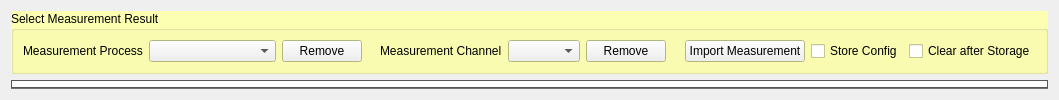
        <widget class="QWidget" name="tab_evalmeas">
         <attribute name="title">
          <string>Evaluation of Measurement</string>
         </attribute>
         <layout class="QGridLayout" name="gridLayout_2">
          <item row="0" column="0">
           <widget class="QGroupBox" name="groupBox_mresults">
            <property name="palette">
             <palette>
              <active>
               <colorrole role="Base">
                <brush brushstyle="SolidPattern">
                 <color alpha="255">
                  <red>255</red>
                  <green>255</green>
                  <blue>255</blue>
                 </color>
                </brush>
               </colorrole>
               <colorrole role="Window">
                <brush brushstyle="SolidPattern">
                 <color alpha="255">
                  <red>252</red>
                  <green>255</green>
                  <blue>178</blue>
                 </color>
                </brush>
               </colorrole>
              </active>
              <inactive>
               <colorrole role="Base">
                <brush brushstyle="SolidPattern">
                 <color alpha="255">
                  <red>255</red>
                  <green>255</green>
                  <blue>255</blue>
                 </color>
                </brush>
               </colorrole>
               <colorrole role="Window">
                <brush brushstyle="SolidPattern">
                 <color alpha="255">
                  <red>252</red>
                  <green>255</green>
                  <blue>178</blue>
                 </color>
                </brush>
               </colorrole>
              </inactive>
              <disabled>
               <colorrole role="Base">
                <brush brushstyle="SolidPattern">
                 <color alpha="255">
                  <red>252</red>
                  <green>255</green>
                  <blue>178</blue>
                 </color>
                </brush>
               </colorrole>
               <colorrole role="Window">
                <brush brushstyle="SolidPattern">
                 <color alpha="255">
                  <red>252</red>
                  <green>255</green>
                  <blue>178</blue>
                 </color>
                </brush>
               </colorrole>
              </disabled>
             </palette>
            </property>
            <property name="autoFillBackground">
             <bool>true</bool>
            </property>
            <property name="title">
             <string>Select Measurement Result</string>
            </property>
            <layout class="QGridLayout" name="gridLayout_19" columnstretch="1,10,1,1,1,5,1,1,1,0,0">
             <item row="0" column="0">
              <widget class="QLabel" name="label_39">
               <property name="text">
                <string>Measurement Process</string>
               </property>
              </widget>
             </item>
             <item row="0" column="3">
              <spacer name="horizontalSpacer">
               <property name="orientation">
                <enum>Qt::Horizontal</enum>
               </property>
               <property name="sizeHint" stdset="0">
                <size>
                 <width>40</width>
                 <height>20</height>
                </size>
               </property>
              </spacer>
             </item>
             <item row="0" column="8">
              <widget class="QPushButton" name="pushButton_11">
               <property name="accessibleDescription">
                <string>mresults:/import_measurement:BEHAVIOR=JVX_WW_PUSH_BUTTON_OPEN_FILE_LOAD,FILE_ENDING=*.mvx</string>
               </property>
               <property name="text">
                <string>Import Measurement</string>
               </property>
              </widget>
             </item>
             <item row="0" column="6">
              <widget class="QPushButton" name="pushButton_9">
               <property name="accessibleDescription">
                <string>mresults:/trigger_erase_channel:</string>
               </property>
               <property name="text">
                <string>Remove</string>
               </property>
              </widget>
             </item>
             <item row="0" column="5">
              <widget class="QComboBox" name="comboBox_12">
               <property name="accessibleDescription">
                <string>mresults:/stored_measurement_channels:BEHAVIOR=JVX_WW_COMBOBOX_READ_ALWAYS</string>
               </property>
              </widget>
             </item>
             <item row="0" column="2">
              <widget class="QPushButton" name="pushButton_10">
               <property name="accessibleDescription">
                <string>mresults:/trigger_erase_measurement:</string>
               </property>
               <property name="text">
                <string>Remove</string>
               </property>
              </widget>
             </item>
             <item row="0" column="9">
              <widget class="QCheckBox" name="checkBox">
               <property name="accessibleDescription">
                <string>mresults:/store_measurement_config</string>
               </property>
               <property name="text">
                <string>Store Config</string>
               </property>
              </widget>
             </item>
             <item row="0" column="7">
              <spacer name="horizontalSpacer_2">
               <property name="orientation">
                <enum>Qt::Horizontal</enum>
               </property>
               <property name="sizeHint" stdset="0">
                <size>
                 <width>40</width>
                 <height>20</height>
                </size>
               </property>
              </spacer>
             </item>
             <item row="0" column="4">
              <widget class="QLabel" name="label_41">
               <property name="text">
                <string>Measurement Channel</string>
               </property>
              </widget>
             </item>
             <item row="0" column="1">
              <widget class="QComboBox" name="comboBox_5">
               <property name="accessibleDescription">
                <string>mresults:/stored_measurements:BEHAVIOR=JVX_WW_COMBOBOX_READ_ALWAYS</string>
               </property>
              </widget>
             </item>
             <item row="0" column="10">
              <widget class="QCheckBox" name="checkBox_3">
               <property name="accessibleDescription">
                <string>mresults:/measurement_clear_after</string>
               </property>
               <property name="text">
                <string>Clear after Storage</string>
               </property>
              </widget>
             </item>
            </layout>
           </widget>
          </item>
          <item row="1" column="0">
           <widget class="QTabWidget" name="tabWidget_evaluation">
            <property name="palette">
             <palette>
              <active>
               <colorrole role="Base">
                <brush brushstyle="SolidPattern">
                 <color alpha="255">
                  <red>120</red>
                  <green>120</green>
                  <blue>120</blue>
                 </color>
                </brush>
               </colorrole>
               <colorrole role="Window">
                <brush brushstyle="SolidPattern">
                 <color alpha="255">
                  <red>120</red>
                  <green>120</green>
                  <blue>120</blue>
                 </color>
                </brush>
               </colorrole>
              </active>
              <inactive>
               <colorrole role="Base">
                <brush brushstyle="SolidPattern">
                 <color alpha="255">
                  <red>120</red>
                  <green>120</green>
                  <blue>120</blue>
                 </color>
                </brush>
               </colorrole>
               <colorrole role="Window">
                <brush brushstyle="SolidPattern">
                 <color alpha="255">
                  <red>120</red>
                  <green>120</green>
                  <blue>120</blue>
                 </color>
                </brush>
               </colorrole>
              </inactive>
              <disabled>
               <colorrole role="Base">
                <brush brushstyle="SolidPattern">
                 <color alpha="255">
                  <red>120</red>
                  <green>120</green>
                  <blue>120</blue>
                 </color>
                </brush>
               </colorrole>
               <colorrole role="Window">
                <brush brushstyle="SolidPattern">
                 <color alpha="255">
                  <red>120</red>
                  <green>120</green>
                  <blue>120</blue>
                 </color>
                </brush>
               </colorrole>
              </disabled>
             </palette>
            </property>
            <property name="autoFillBackground">
             <bool>true</bool>
            </property>
            <property name="styleSheet">
             <string notr="true">QTabBar::tab {
    background: qlineargradient(x1: 0, y1: 0, x2: 0, y2: 1,
                                stop: 0 #E1E1E1, stop: 0.4 #DDDDDD,
                                stop: 0.5 #D8D8D8, stop: 1.0 #D3D3D3);
    border: 2px solid #C4C4C3;
    border-bottom-color: #C2C7CB; /* same as the pane color */
    border-top-left-radius: 4px;
    border-top-right-radius: 4px;
    min-width: 8ex;
    padding: 2px;
}

QTabBar::tab:selected, QTabBar::tab:hover {
    background: qlineargradient(x1: 0, y1: 0, x2: 0, y2: 1,
                                stop: 0 #fafafa, stop: 0.4 #f4f4f4,
                                stop: 0.5 #e7e7e7, stop: 1.0 #fafafa);
}

QTabBar::tab:selected {
    border-color: #9B9B9B;
    border-bottom-color: #C2C7CB; /* same as pane color */
}

QTabBar::tab:!selected {
    margin-top: 2px; /* make non-selected tabs look smaller */
}</string>
            </property>
            <property name="currentIndex">
             <number>-1</number>
            </property>
           </widget>
          </item>
         </layout>
        </widget>
